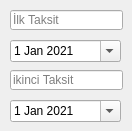
        <widget class="QWidget" name="page_6">
         <widget class="QLineEdit" name="ilk_taksitt">
          <property name="geometry">
           <rect>
            <x>10</x>
            <y>10</y>
            <width>113</width>
            <height>20</height>
           </rect>
          </property>
          <property name="placeholderText">
           <string>İlk Taksit</string>
          </property>
         </widget>
         <widget class="QDateEdit" name="ilk_taksit_tarih">
          <property name="geometry">
           <rect>
            <x>10</x>
            <y>40</y>
            <width>111</width>
            <height>22</height>
           </rect>
          </property>
          <property name="calendarPopup">
           <bool>true</bool>
          </property>
          <property name="date">
           <date>
            <year>2021</year>
            <month>1</month>
            <day>1</day>
           </date>
          </property>
         </widget>
         <widget class="QLineEdit" name="ilk_taksitt_2">
          <property name="geometry">
           <rect>
            <x>10</x>
            <y>70</y>
            <width>113</width>
            <height>20</height>
           </rect>
          </property>
          <property name="placeholderText">
           <string>ikinci Taksit</string>
          </property>
         </widget>
         <widget class="QDateEdit" name="ikinci_taksit_tarih">
          <property name="geometry">
           <rect>
            <x>10</x>
            <y>100</y>
            <width>111</width>
            <height>22</height>
           </rect>
          </property>
          <property name="calendarPopup">
           <bool>true</bool>
          </property>
          <property name="date">
           <date>
            <year>2021</year>
            <month>1</month>
            <day>1</day>
           </date>
          </property>
         </widget>
        </widget>
